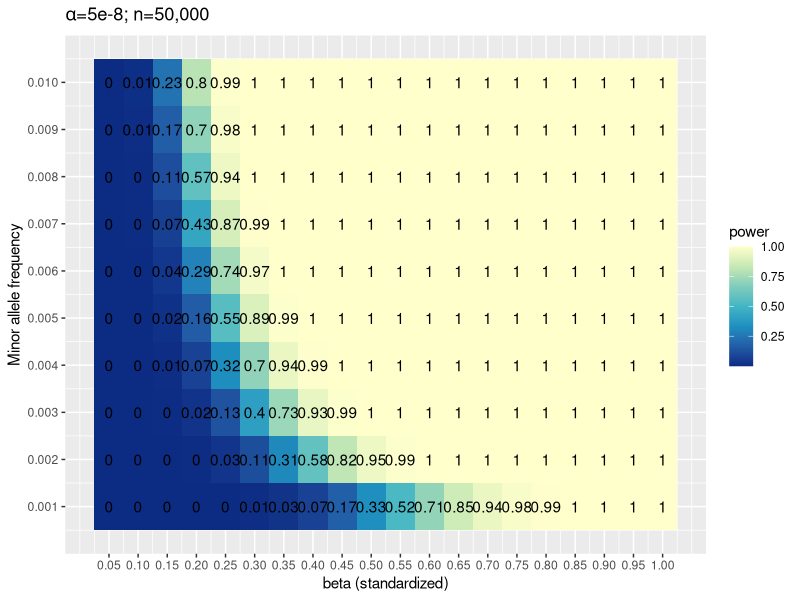
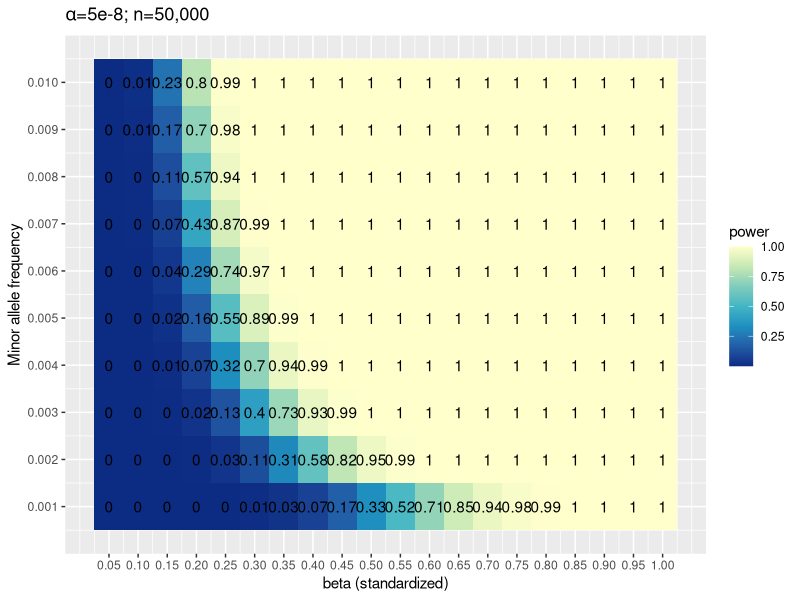

R code for these plots, in order:
# R functions for power calculations of GWAS studies, under varying MAF and beta parameters. 
# Suitable for classical (i.e. single-SNP single-trait) GWAS studies using linear regression models, i.e for quantitative traits.

# Modification of https://github.com/kaustubhad/gwas-power with the following addition: 
# Can also parameterize the Linkage disequillibrium (r2) between the causal SNP and the genotyped SNP

# Uses formulae for power calculation presented in Appendix A of
# Visscher PM, Wray NR, Zhang Q, et al. 10 Years of GWAS Discovery: Biology, Function, and Translation. Am J Hum Genet 2017;101(1):5-22. doi: 10.1016/j.ajhg.2017.06.005.
# Assumes that additional covariates, if any, are uncorrelated to the SNP.
# in such cases, if the SNP is severely stratified, these formulae will not be applicable, and a simulation-based approach might be preferrable.
# Calculates power by calculating the non-centrality parameter (NCP) of the chi-square statistic under the alternative hypothesis.
# NCP is the degree to which the null distribution is wrong. 

# Parameters:
# n		=    Sample size (has to be >= 0)
# qsq	=    Fraction of trait variance explained by the SNP. Must be in range [0,1]. 
# beta	= Effect size of the SNP on the trait, in SD units. Only square of beta is used, so result is symmetric in +ve and -ve beta values. For simplicity, preferable to have all beta to be +ve.
# maf	= Minor allele frequency of the SNP (between 0 and 0.5).
# het	= Heterozygous genotype frequency. Equal to 2*maf*(1-maf) under Hardy-Weinberg Equilibrium. Must be in range [0,1].  
# pval	= P-value threshold for significance. Common values are 5E-8 (for genome-wide significance) or 1E-5 (for suggestive significance). 

# Use as: source("power_calc_functions.R")

# Tested under R version 3.4.1.

library(reshape2)
library(ggplot2)

is.scalar <- function(v) { is.numeric(v) && length(v)==1; }
# Accessory function: Check whether the input is numeric scalar.
# Used by other functions for power calculation in checking input consistency.
# The user doesn't need to use this function directly.


power_beta_maf <- function(beta, maf, n, r2, pval = 5E-8) {
  # Calculates power based on a range of values of beta and maf. n and pval has to be fixed. Could be used when HWE assumption holds.
  # Parameters as defined above.
  # beta and maf can be vectors.
  # n and pval has to be single numeric values.
  # Default for pval is the common genome-wide significance threshold 5E-8.
  # Returns pow, a matrix containing power values, with beta along rows and maf along columns.
  # Can contain NA if NCP is negative, NA or infinite, which may happen e.g. if beta is very large.
  # Example call: pow = power_beta_maf(beta = (5:10)/50, maf = (1:5)/10, n = 5000, pval=5E-8)
  
  if (missing(beta)) { stop("Parameter beta not found."); }
  if (missing(maf)) { stop("Parameter maf not found."); }
  if (missing(n)) { stop("Parameter n not found."); }
  if ( !( is.vector(beta) && is.numeric(beta) ) ) { stop("Parameter beta not a numeric vector."); }
  if ( !( is.vector(maf) && is.numeric(maf) ) ) { stop("Parameter maf not a numeric vector."); }
  if ( !( is.scalar(n) ) ) { stop("Parameter n not a numeric scalar."); }
  if ( !( is.scalar(pval) ) ) { stop("Parameter pval not a numeric scalar."); }
  if ( any( !is.finite(beta) ) ) { stop("Parameter beta has unacceptable values."); }
  if ( any( maf<0 | maf>0.5 | !is.finite(maf) ) ) { stop("Parameter maf has unacceptable values."); }
  if ( n<0 | !is.finite(n) ) { stop("Parameter n has unacceptable value."); }
  if ( pval<=0 | pval>=1 | !is.finite(pval) ) { stop("Parameter pval has unacceptable value."); }
  
  th <- qchisq(pval, df=1, lower.tail = F); # Significance threshold for chi-square, corresponding to P-value threshold
  
  pow <- matrix(NA, nrow = length(beta), ncol = length(maf)); # Pre-allocalte matrix to store power values
  rownames(pow) <- beta # row names are betas
  colnames(pow) <- maf # columns are MAFs
  
  for (i in 1:length(beta)) {
    
    for (j in 1:length(maf)) {
      
      # Calculate qsq and then NCP parameter, including new parameter r2 
      q2 <- 2 * maf[j] * (1-maf[j])*(beta[i]^2)
      ncp <- n * r2 * q2/(1-q2) 
      if (is.finite(ncp) && ncp >= 0) { pow[i,j] <- pchisq(q = th, df = 1, lower.tail = F, ncp = ncp); } # Calculate power when NCP is finite and >=0
    }}
  
  return(pow); 
}

## Calculate power
pow <- power_beta_maf(beta = (1:20)/20, maf = (1:10)/1000, r2 = 1, n = 50000, pval=5E-8)

## Visualize 
m <- melt(pow)
names(m) <- c("beta", "maf", "power")
ggplot(m, aes(x = beta, y = maf, fill = power, label = round(power, digits = 2))) + geom_tile(aes(fill = power)) + 
  scale_fill_distiller(palette = "YlGnBu") + geom_text(aes(label = round (power, digits = 2))) + 
  labs (x = "beta (standardized)", y = "Minor allele frequency", title =  bquote(paste(alpha,"=5e-8; n=50,000",sep='')))  + 
  scale_x_continuous (breaks = unique(m$beta)) + scale_y_continuous (breaks = unique(m$maf))
ggsave(plot = last_plot(), filename = '/home/sorokin/projects/power/power_calcs_ppp_2.png',dpi = 330, units = "in", height = 5, width = 10)
                                                            